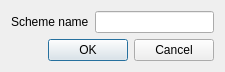
<ui version="4.0">
 <class>AddActivity</class>
 <widget class="QDialog" name="AddActivity">
  <property name="geometry">
   <rect>
    <x>0</x>
    <y>0</y>
    <width>225</width>
    <height>71</height>
   </rect>
  </property>
  <property name="windowTitle">
   <string>Dialog</string>
  </property>
  <layout class="QVBoxLayout" name="verticalLayout">
   <item>
    <layout class="QHBoxLayout" name="horizontalLayout">
     <item>
      <widget class="QLabel" name="label">
       <property name="text">
        <string>Scheme name</string>
       </property>
      </widget>
     </item>
     <item>
      <widget class="QLineEdit" name="lineEdit"/>
     </item>
    </layout>
   </item>
   <item>
    <layout class="QHBoxLayout" name="horizontalLayout_2">
     <item>
      <spacer name="horizontalSpacer">
       <property name="orientation">
        <enum>Qt::Horizontal</enum>
       </property>
       <property name="sizeHint" stdset="0">
        <size>
         <width>40</width>
         <height>20</height>
        </size>
       </property>
      </spacer>
     </item>
     <item>
      <widget class="QPushButton" name="btnOK">
       <property name="text">
        <string>OK</string>
       </property>
       <property name="default">
        <bool>true</bool>
       </property>
      </widget>
     </item>
     <item>
      <widget class="QPushButton" name="btnCancel">
       <property name="text">
        <string>Cancel</string>
       </property>
      </widget>
     </item>
    </layout>
   </item>
  </layout>
 </widget>
 <resources/>
 <connections/>
</ui>
